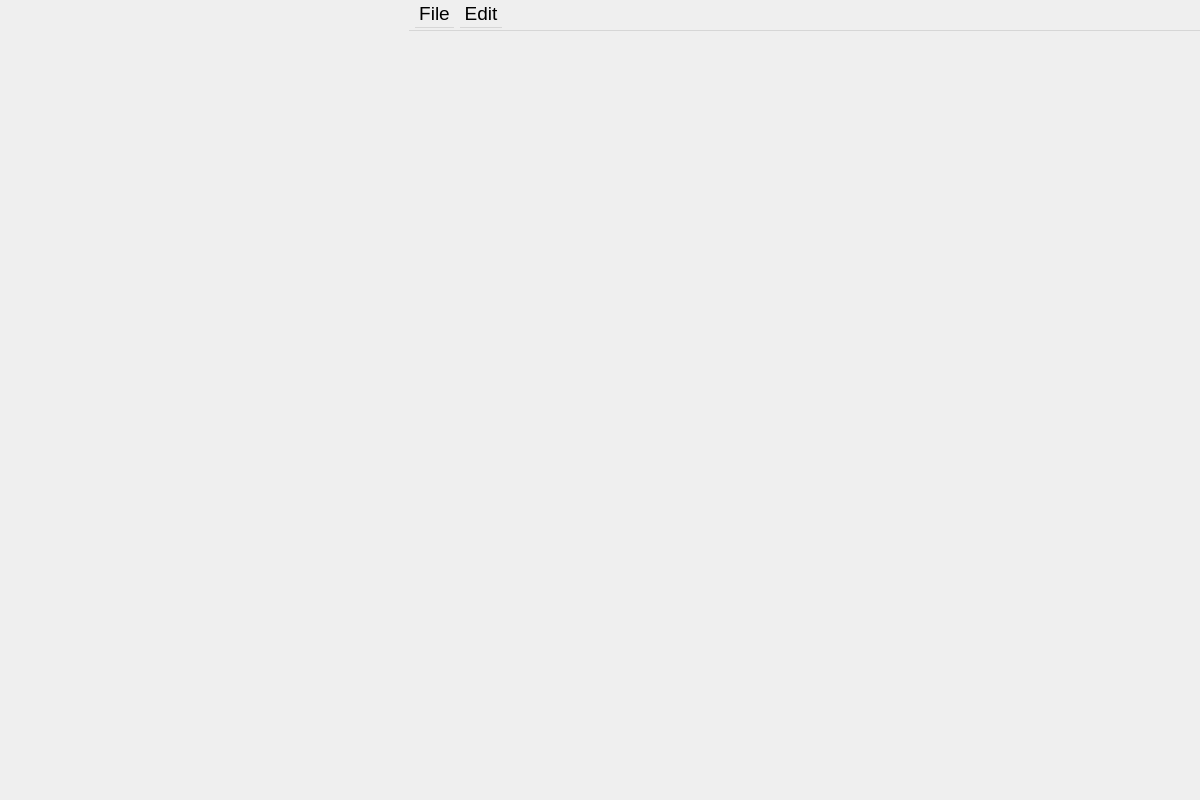
<?xml version="1.0" encoding="UTF-8"?>
<ui version="4.0">
 <class>equationeditor</class>
 <widget class="equationeditor" name="equationeditor">
  <property name="geometry">
   <rect>
    <x>0</x>
    <y>0</y>
    <width>1200</width>
    <height>800</height>
   </rect>
  </property>
  <property name="windowTitle">
   <string>YAWYSIWYGEE</string>
  </property>
  <widget class="QWidget" name="centralWidget">
   <property name="geometry">
    <rect>
     <x>0</x>
     <y>0</y>
     <width>2</width>
     <height>2</height>
    </rect>
   </property>
   <layout class="QVBoxLayout" name="verticalLayout"/>
  </widget>
  <widget class="QMenuBar" name="menuBar">
   <property name="geometry">
    <rect>
     <x>409</x>
     <y>0</y>
     <width>791</width>
     <height>31</height>
    </rect>
   </property>
   <property name="font">
    <font>
     <pointsize>14</pointsize>
    </font>
   </property>
   <widget class="QMenu" name="menuFile">
    <property name="font">
     <font>
      <pointsize>14</pointsize>
     </font>
    </property>
    <property name="title">
     <string>File</string>
    </property>
    <addaction name="actionNew"/>
    <addaction name="actionLoad"/>
    <addaction name="separator"/>
    <addaction name="actionSave"/>
    <addaction name="actionSave_As"/>
    <addaction name="actionInsert_Equation"/>
    <addaction name="separator"/>
    <addaction name="actionPrint"/>
    <addaction name="separator"/>
    <addaction name="separator"/>
    <addaction name="separator"/>
   </widget>
   <widget class="QMenu" name="menuEdit">
    <property name="font">
     <font>
      <pointsize>14</pointsize>
     </font>
    </property>
    <property name="title">
     <string>Edit</string>
    </property>
    <addaction name="actionUndo"/>
    <addaction name="actionRedo"/>
    <addaction name="separator"/>
    <addaction name="actionCut"/>
    <addaction name="actionCopy"/>
    <addaction name="actionCopy_as_PNG"/>
    <addaction name="actionCopy_as_TeX"/>
    <addaction name="actionCopy_as_Unicode"/>
    <addaction name="actionPaste"/>
   </widget>
   <addaction name="menuFile"/>
   <addaction name="menuEdit"/>
  </widget>
  <action name="actionSave_As">
   <property name="text">
    <string>Save As</string>
   </property>
   <property name="shortcut">
    <string>Ctrl+Shift+S</string>
   </property>
  </action>
  <action name="actionExit">
   <property name="text">
    <string>Exit</string>
   </property>
   <property name="shortcut">
    <string>Ctrl+Q</string>
   </property>
  </action>
  <action name="actionLoad">
   <property name="text">
    <string>Load</string>
   </property>
   <property name="shortcut">
    <string>Ctrl+O</string>
   </property>
  </action>
  <action name="actionLoad_Test_txt">
   <property name="text">
    <string>Load Test File</string>
   </property>
  </action>
  <action name="actionZoom_In">
   <property name="text">
    <string>Zoom In</string>
   </property>
  </action>
  <action name="actionZoom_Out">
   <property name="text">
    <string>Zoom Out</string>
   </property>
  </action>
  <action name="actionReset_Zoom">
   <property name="text">
    <string>Reset Zoom</string>
   </property>
  </action>
  <action name="actionNew">
   <property name="text">
    <string>New</string>
   </property>
   <property name="shortcut">
    <string>Ctrl+Shift+N</string>
   </property>
  </action>
  <action name="actionUndo">
   <property name="enabled">
    <bool>false</bool>
   </property>
   <property name="text">
    <string>Undo</string>
   </property>
   <property name="shortcut">
    <string>Ctrl+Z</string>
   </property>
  </action>
  <action name="actionRedo">
   <property name="enabled">
    <bool>false</bool>
   </property>
   <property name="text">
    <string>Redo</string>
   </property>
   <property name="shortcut">
    <string>Ctrl+Y</string>
   </property>
  </action>
  <action name="actionSave">
   <property name="text">
    <string>Save</string>
   </property>
   <property name="shortcut">
    <string>Ctrl+S</string>
   </property>
  </action>
  <action name="actionPrint">
   <property name="text">
    <string>Print</string>
   </property>
   <property name="shortcut">
    <string>Ctrl+P</string>
   </property>
  </action>
  <action name="actionShow_Line_Numbers">
   <property name="checkable">
    <bool>true</bool>
   </property>
   <property name="checked">
    <bool>true</bool>
   </property>
   <property name="text">
    <string>Show Line Numbers</string>
   </property>
  </action>
  <action name="actionVanilla">
   <property name="checkable">
    <bool>true</bool>
   </property>
   <property name="checked">
    <bool>true</bool>
   </property>
   <property name="text">
    <string>Vanilla</string>
   </property>
  </action>
  <action name="actionChalkboard">
   <property name="checkable">
    <bool>true</bool>
   </property>
   <property name="text">
    <string>Chalkboard</string>
   </property>
  </action>
  <action name="actionCopy_as_PNG">
   <property name="text">
    <string>Copy as PNG</string>
   </property>
  </action>
  <action name="actionCut">
   <property name="text">
    <string>Cut</string>
   </property>
   <property name="shortcut">
    <string>Ctrl+X</string>
   </property>
  </action>
  <action name="actionCopy">
   <property name="text">
    <string>Copy</string>
   </property>
   <property name="shortcut">
    <string>Ctrl+C</string>
   </property>
  </action>
  <action name="actionPaste">
   <property name="text">
    <string>Paste</string>
   </property>
   <property name="shortcut">
    <string>Ctrl+V</string>
   </property>
  </action>
  <action name="actionCopy_as_TeX">
   <property name="text">
    <string>Copy as TeX</string>
   </property>
  </action>
  <action name="actionCopy_as_Unicode">
   <property name="text">
    <string>Copy as Unicode</string>
   </property>
  </action>
  <action name="actionInsert_Equation">
   <property name="text">
    <string>Insert Equation</string>
   </property>
  </action>
 </widget>
 <layoutdefault spacing="6" margin="11"/>
 <customwidgets>
  <customwidget>
   <class>equationeditor</class>
   <extends>QWidget</extends>
   <header location="global">equationeditor.h</header>
   <container>1</container>
  </customwidget>
 </customwidgets>
 <resources/>
 <connections/>
</ui>
